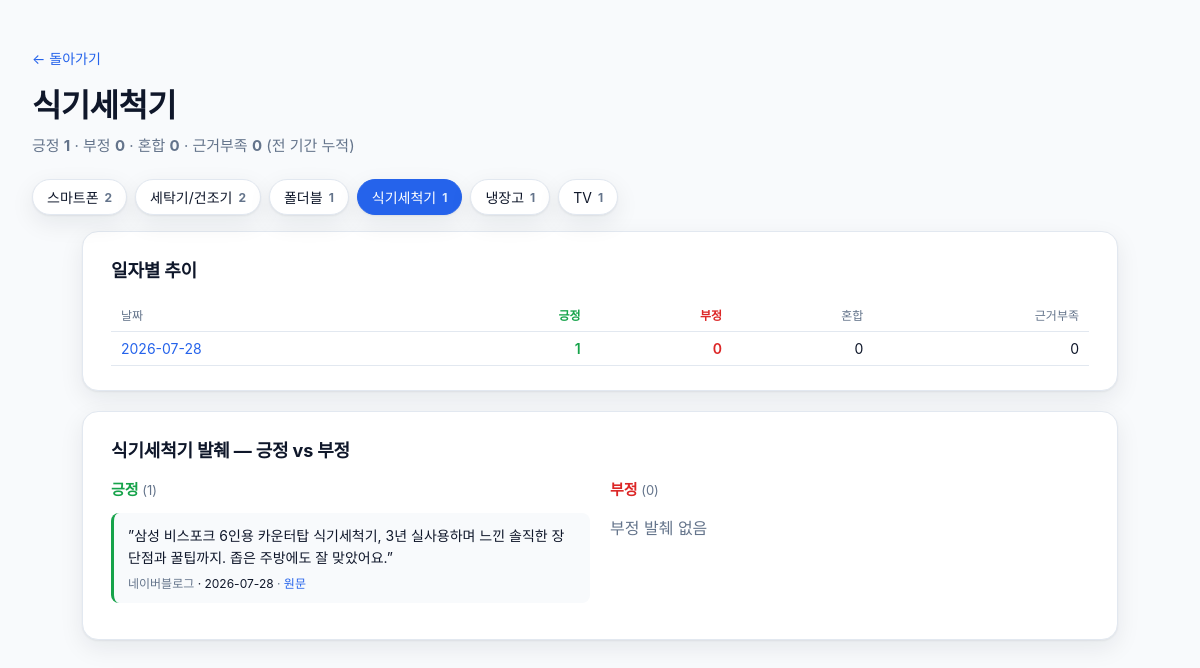
/category/식기세척기, run on the app's committed database.
### tables this page shows
CREATE TABLE category_sentiment (
  date TEXT NOT NULL,
  category TEXT NOT NULL,
  positive INTEGER NOT NULL,
  negative INTEGER NOT NULL,
  mixed INTEGER NOT NULL,
  unclear INTEGER NOT NULL,
  PRIMARY KEY (date, category)
);

CREATE TABLE excerpts (
  id INTEGER PRIMARY KEY AUTOINCREMENT,
  date TEXT NOT NULL,
  sentiment TEXT NOT NULL CHECK(sentiment IN ('positive','negative')),
  category TEXT NOT NULL,
  source TEXT,
  text TEXT NOT NULL,
  url TEXT
);

### viewer/app.py (the view)
@app.get("/category/{category:path}", response_class=HTMLResponse)
def category_detail(request: Request, category: str):
    data = fetch_category(category)
    return templates.TemplateResponse(
        request,
        "category.html",
        {"category": category, "categories": fetch_categories(), **data},
    )

### viewer/templates/category.html (shortened to what this page needs)
<!doctype html>
<html lang="ko">
<head>
  <link rel="stylesheet" href="/static/style.css" />
</head>
<body>
  <header class="page-header detail">
    <a class="back" href="/">← 돌아가기</a>
    <h1>{{ category }}</h1>
    <p class="subtitle">
      긍정 <strong class="pos">{{ totals.positive }}</strong> ·
      부정 <strong class="neg">{{ totals.negative }}</strong> ·
      혼합 <strong>{{ totals.mixed }}</strong> ·
      근거부족 <strong>{{ totals.unclear }}</strong>
      <span class="muted">(전 기간 누적)</span>
    </p>
  </header>
  {% if categories %}
  <nav class="cat-nav">
    {% for c in categories %}
      <a class="cat-chip {% if c.category == category %}on{% endif %}" href="/category/{{ c.category }}">
        {{ c.category }} <span class="cnt">{{ c.total }}</span>
      </a>
    {% endfor %}
  </nav>
  {% endif %}
  <main class="detail-main">
    <section class="block">
      <h2>일자별 추이</h2>
      <table class="matrix">
        <thead>
          <tr>
            <th>날짜</th>
            <th class="pos">긍정</th>
            <th class="neg">부정</th>
            <th>혼합</th>
            <th>근거부족</th>
          </tr>
        </thead>
        <tbody>
          {% for row in by_day %}
          <tr>
            <td><a href="/day/{{ row.date }}">{{ row.date }}</a></td>
            <td class="pos">{{ row.positive }}</td>
            <td class="neg">{{ row.negative }}</td>
            <td>{{ row.mixed }}</td>
            <td>{{ row.unclear }}</td>
          </tr>
          {% endfor %}
        </tbody>
      </table>
    </section>
    <section class="block excerpts">
      <h2>{{ category }} 발췌 — 긍정 vs 부정</h2>
      <div class="two-col">
        <div class="col pos-col">
          <h3>긍정 <span class="count">({{ excerpts_positive|length }})</span></h3>
          {% if excerpts_positive %}
            {% for e in excerpts_positive %}
            <article class="excerpt pos">
              <blockquote>”{{ e.text|mask_store }}”</blockquote>
              <div class="meta">
                <span class="src">{{ e.source|fmt_source or "출처 미상" }}</span>
                <span class="cat">· {{ e.date }}</span>
                {% if e.url %}
                  · <a href="{{ e.url }}" target="_blank" rel="noopener">원문</a>
                {% endif %}
              </div>
            </article>
            {% endfor %}
          {% else %}
            <p class="muted">긍정 발췌 없음</p>
          {% endif %}
        </div>
        <div class="col neg-col">
          <h3>부정 <span class="count">({{ excerpts_negative|length }})</span></h3>
          {% if excerpts_negative %}
            {% for e in excerpts_negative %}
            <article class="excerpt neg">
              <blockquote>”{{ e.text|mask_store }}”</blockquote>
              <div class="meta">
                <span class="src">{{ e.source|fmt_source or "출처 미상" }}</span>
                <span class="cat">· {{ e.date }}</span>
                {% if e.url %}
                  · <a href="{{ e.url }}" target="_blank" rel="noopener">원문</a>
                {% endif %}
              </div>
            </article>
            {% endfor %}
          {% else %}
            <p class="muted">부정 발췌 없음</p>
          {% endif %}
        </div>
      </div>
    </section>
  </main>
</body>
</html>

### viewer/static/style.css (style rules this page uses)
:root { --pos: #16a34a; --neg: #dc2626; --warn: #d97706; --ink: #0f172a; --muted: #64748b; --bg: #f8fafc; --card: #ffffff; --line: #e2e8f0; --accent: #2563eb; --shadow: 0 1px 2px rgba(15,23,42,.06), 0 8px 24px rgba(15,23,42,.08); }
* { box-sizing: border-box; }
html, body { margin: 0; padding: 0; background: var(--bg); color: var(--ink); font-family: "Apple SD Gothic Neo", "맑은 고딕", "Malgun Gothic", -apple-system, BlinkMacSystemFont, "Segoe UI", Roboto, "Helvetica Neue", Arial, sans-serif; -webkit-font-smoothing: antialiased; }
a { color: var(--accent); text-decoration: none; }
.page-header { padding: 48px 32px 24px; max-width: 1280px; margin: 0 auto; }
.page-header h1 { font-size: 32px; margin: 0 0 8px; letter-spacing: -0.02em; }
.page-header .subtitle { margin: 0; color: var(--muted); font-size: 15px; }
.page-header.detail .back { display: inline-block; margin-bottom: 12px; font-size: 14px; }
.muted { color: var(--muted); }
.detail-main { max-width: 1100px; margin: 0 auto; padding: 0 32px 64px; }
.block { background: var(--card); border: 1px solid var(--line); border-radius: 16px; padding: 24px 28px; margin-bottom: 20px; box-shadow: var(--shadow); }
.block h2 { margin: 0 0 16px; font-size: 18px; letter-spacing: -0.01em; }
.matrix { width: 100%; border-collapse: collapse; font-size: 14px; }
.matrix th, .matrix td { padding: 8px 10px; text-align: right; border-bottom: 1px solid var(--line); }
.matrix th:first-child, .matrix td:first-child { text-align: left; }
.matrix th { color: var(--muted); font-weight: 500; font-size: 12px; }
.matrix .pos { color: var(--pos); font-weight: 600; }
.matrix .neg { color: var(--neg); font-weight: 600; }
.two-col { display: grid; grid-template-columns: 1fr 1fr; gap: 20px; }
.pos-col h3 { color: var(--pos); }
.neg-col h3 { color: var(--neg); }
.col h3 { margin: 0 0 14px; font-size: 15px; }
.count { color: var(--muted); font-weight: 400; font-size: 13px; }
.excerpt { border-left: 3px solid var(--line); background: #f8fafc; border-radius: 8px; padding: 12px 14px; margin-bottom: 12px; }
.excerpt.pos { border-left-color: var(--pos); }
.excerpt blockquote { margin: 0 0 6px; font-size: 14px; line-height: 1.55; }
.excerpt .meta { font-size: 12px; color: var(--muted); }
.excerpt .cat { color: var(--ink); }
.cat-nav { max-width: 1280px; margin: 0 auto 8px; padding: 0 32px 8px; display: flex; flex-wrap: wrap; gap: 8px; }
.cat-chip { display: inline-flex; align-items: center; gap: 6px; padding: 7px 14px; background: var(--card); border: 1px solid var(--line); border-radius: 999px; box-shadow: var(--shadow); font-size: 14px; color: var(--ink); }
.cat-chip.on { background: var(--accent); color: #fff; border-color: var(--accent); }
.cat-chip .cnt { font-size: 12px; font-weight: 700; color: var(--muted); }
.cat-chip.on .cnt { color: #dbeafe; }

### data on the page
category_sentiment: category "스마트폰", total "2"
category_sentiment: category "세탁기/건조기", total "2"
category_sentiment: category "폴더블", total "1"
category_sentiment: category "식기세척기", total "1", date "2026-07-28", positive "1", negative "0", mixed "0", unclear "0"
category_sentiment: category "냉장고", total "1"
excerpts: text|mask_store "삼성 비스포크 6인용 카운터탑 식기세척기, 3년 실사용하며 느낀 솔직한 장단점과 꿀팁까지. 좁은 주방에도 잘 맞았어요.", source|fmt_source "네이버블로그", date "2026-07-28"

### other printed values
{{ category }} "식기세척기"
{{ totals.positive }} "1"
{{ totals.negative }} "0"
{{ totals.mixed }} "0"
{{ totals.unclear }} "0"
{{ c.category }} "TV"
{{ c.total }} "1"
{{ excerpts_positive|length }} "1"
{{ excerpts_negative|length }} "0"
